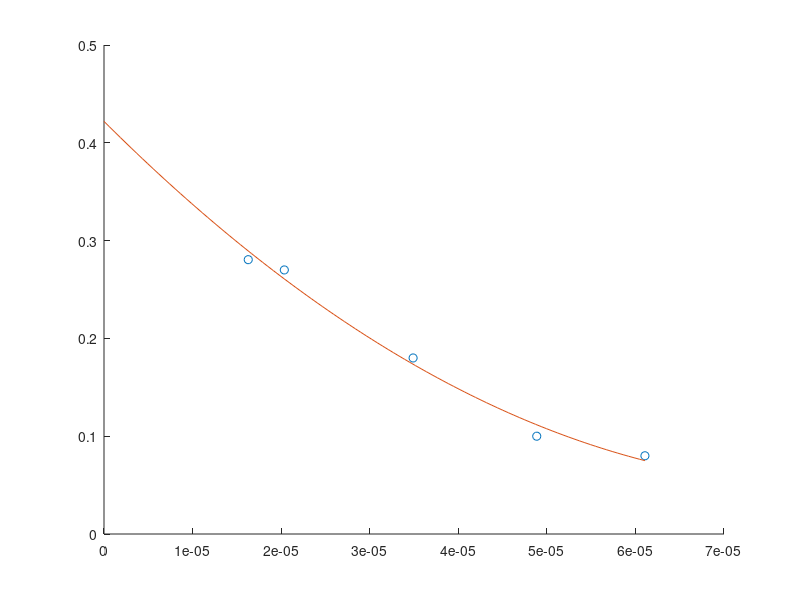

MATLAB code for this plot: (Note: this script raises an error after producing the figure.)
clc,clear
X = [61072.56 48858.04 34898.6 20357.52 16286.06].*10^-9;
Y1 = [80 100 180 270 280.5].*10^-3;
Y2=[0.870
0.780
0.590
0.350
0.244
0.221
];
Y3=[9.93E+00
9.85E+00
9.82E+00
9.69E+00
9.58E+00
9.49E+00
];
Y4=[9.93E+00
9.85E+00
9.82E+00
9.69E+00
9.58E+00
9.49E+00
]
% Fit a polynomial curve of degree 2 to the data
p1 = polyfit(X, Y1, 2);

x_fit = linspace(0, max(X), 100); % Create a finer grid of x values for the fitted curve
y_fit1 = polyval(p1, x_fit); % Evaluate the polynomial at the finer grid of x values

% Plot the data points and the fitted curve
plot(X, Y1, 'o', x_fit, y_fit1, X,Y1,'X',x_fit, y_fit1);
xlabel('Flow Rate');
ylabel('NPSHa');
title('Characteristic Curve of Centrifugal Pump with Best Fit Polynomial');
legend('Data Points', 'Best Fit Curve', 'Location', 'northwest');